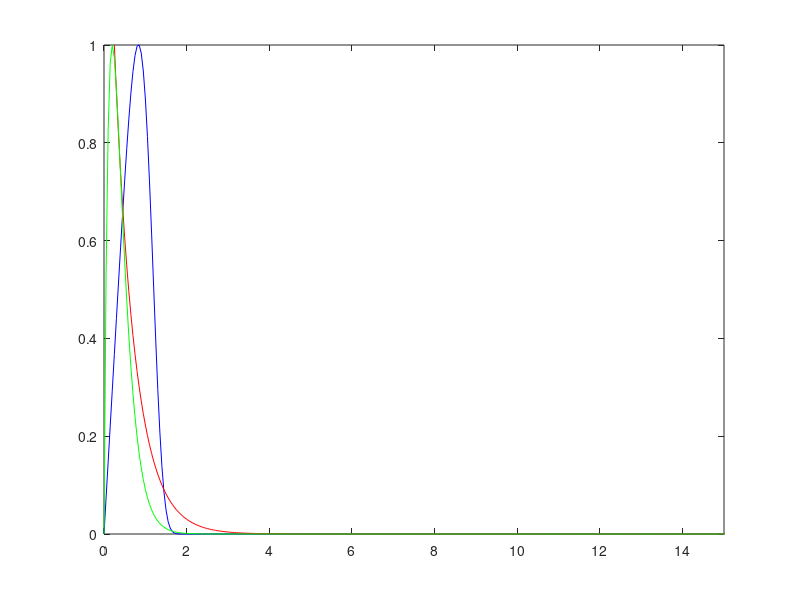

Source code (MATLAB):
clear;clc;close all;

C1 = 43e-9;
C2 = 5;
C3 = 2;
C4 = 1;

DD = @(t) C1.*exp(-t.^C2/C3).*t.^C4;

tau1 = 1/5;
tau2 = 1;
DAP = @(t) (exp(-t ./ tau2) - exp(-t ./ tau1));
taue = 0.5;
expsyn = @(t) exp(-t/taue);

alpha = 50;
tau = 10;
IW = @(t) (t./tau).*exp(-alpha.*t./tau);

t = linspace(0,50,1000);
delay = 0.25;
figure();
DDT = DD(t);
DAPT = DAP(t);
ET = expsyn(t);
IWT = IW(t);
plot(t,DDT./max(DDT),'b-');
hold on;
plot(t+delay,ET./max(ET),'r-');
xlim([0,15]);
plot(t,IWT./max(IWT),'g-');